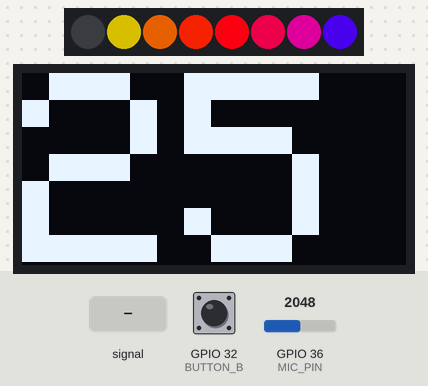
This sketch was run on a simulated ESP32. Shown: 8 RGB LEDs in strip order, left to right, 128×64 one-colour display. The inputs (shaded band) are chosen by the test bench; at power-on: GPIO 36 (MIC_PIN) = 2048, GPIO 32 (BUTTON_B) HIGH. Dim RGB values are drawn brighter than linear; the display library's start-up logo is not drawn; what the sketch prints to the serial monitor is not drawn.

Above: at 2.3 s.
2.4 s: GPIO 36 (MIC_PIN) set to 1075
At 2.58 s:
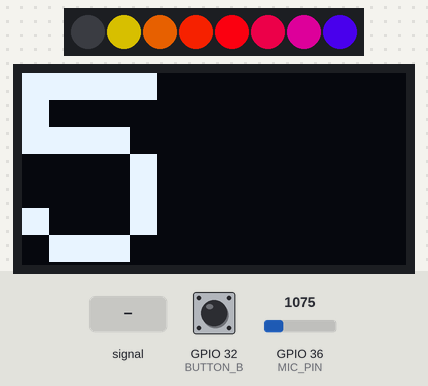
3.9 s: GPIO 36 (MIC_PIN) set to 959
At 4.09 s:
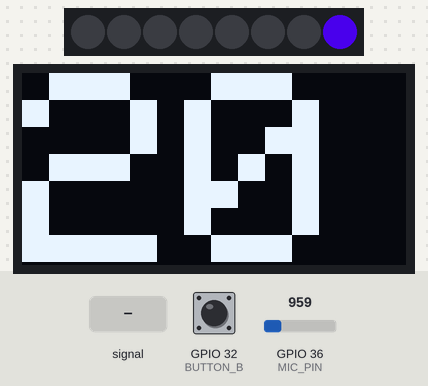
6.9 s: GPIO 36 (MIC_PIN) fed a 200 Hz sine of ±327 counts around its level
At 8.43 s:
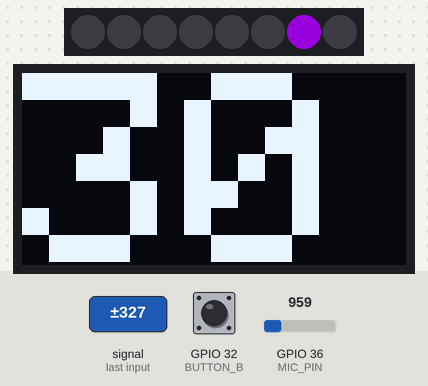
8.8 s: GPIO 36 (MIC_PIN) set to 491
At 11.19 s:
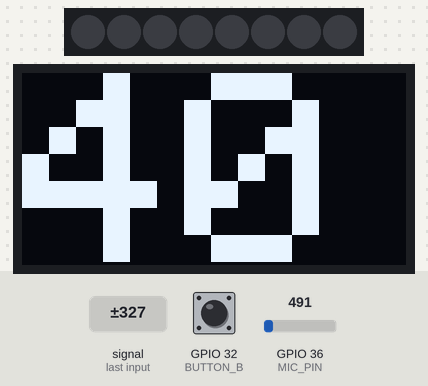
11.8 s: GPIO 32 (BUTTON_B) pulled LOW for 0.15 s
At 12.4 s:
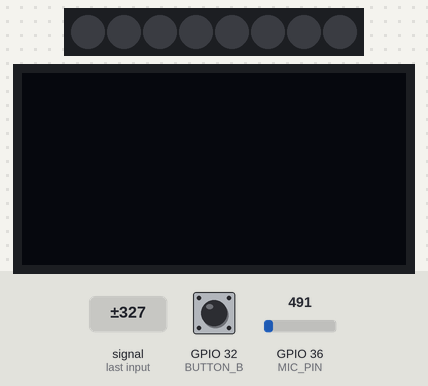
13.4 s: GPIO 32 (BUTTON_B) pulled LOW for 1 s
At 14.57 s:
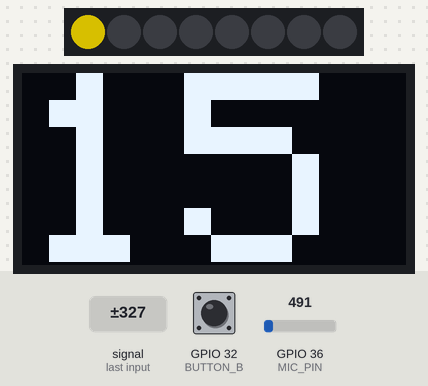
Timing chart, 0 to 16.0 s (numbered marks = the images above; inputs shaded):
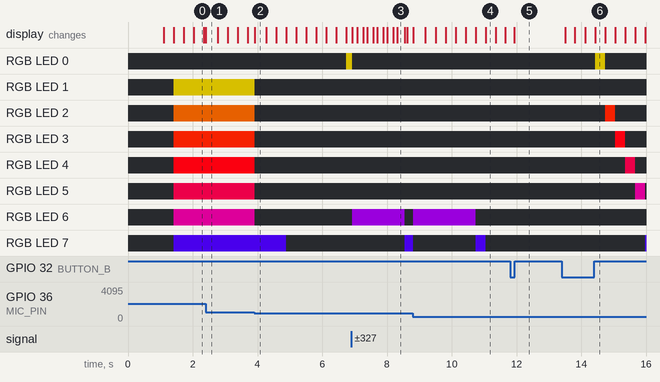

The sketch:

approval-nametag.ino
```cpp
// tynan purdy
// id 3051 interactive studio - fall 2021
// approval nametag

// ------------------------------------------------------------------------------
// SETUP ------------------------------------------------------------------------
// ------------------------------------------------------------------------------

// imports ----------------------------------------------------------------------
#include <SPI.h>
#include <Wire.h>
#include <Adafruit_GFX.h>
#include <Adafruit_SH110X.h>
#include <Adafruit_NeoPixel.h>
// ------------------------------------------------------------------------------

// ir setup (IR was cancelled) --------------------------------------------------
//#define IR_IN   A2
//#define IR_OUT   2
// ------------------------------------------------------------------------------

// mic + led setup (Adafruit AmpliTie) ------------------------------------------
#define N_PIXELS   8  // Number of pixels in strand
#define MIC_PIN   A0  // Microphone is attached to this analog pin
#define LED_PIN   21  // NeoPixel LED strand is connected to this pin
#define SAMPLE_WINDOW   10  // Sample window for average level
#define PEAK_HANG 24 // Time of pause before peak dot falls
#define PEAK_FALL 4 // Rate of falling peak dot
#define INPUT_FLOOR 50 // Lower range of analogRead input
#define INPUT_CEILING 500 // Max range of analogRead input,
                           // the lower the value the more sensitive (1023 = max)

byte peak = 16;      // Peak level of column; used for falling dots
unsigned int sample;

byte dotCount = 0;  //Frame counter for peak dot
byte dotHangCount = 0; //Frame counter for holding peak dot

Adafruit_NeoPixel
    strip = Adafruit_NeoPixel(N_PIXELS, LED_PIN);
// ------------------------------------------------------------------------------

// oled featherwing -------------------------------------------------------------
Adafruit_SH1107 display = Adafruit_SH1107(64, 128, &Wire);
#define BUTTON_A 15
#define BUTTON_B 32
#define BUTTON_C 14
// ------------------------------------------------------------------------------

// global variables -------------------------------------------------------------
int score = 0;         // num points on screen
int limit1 = 200;      // level 1 sound threshold
int limit2 = 500;     // level 2 sound threshold
int limit3 = 500;     // level 3 sound threshold
int sound = 0;         // mic reading container
int lastSound = 0;
int soundState;
int lastSoundState = 0;
int lastSoundDebounceTime = 0;
bool operating = true; // on / off state
// ------------------------------------------------------------------------------

// Arduino Debounce page --------------------------------------------------------
// Variables will change:
int ledState = HIGH;         // the current state of the output pin
int buttonState;             // the current reading from the input pin
int lastButtonState = 1;   // the previous reading from the input pin

// the following variables are unsigned longs because the time, measured in
// milliseconds, will quickly become a bigger number than can be stored in an int.
unsigned long lastDebounceTime = 0;  // the last time the output pin was toggled
unsigned long debounceDelay = 50;    // the debounce time; increase if the output flickers

// ------------------------------------------------------------------------------

// initialize -------------------------------------------------------------------
void setup() {
    Serial.begin(115200);

//    pinMode(IR_IN, INPUT);
//    pinMode(IR_OUT, OUTPUT);
    pinMode(MIC_PIN, INPUT);
    pinMode(LED_PIN, OUTPUT);
    pinMode(BUTTON_B, INPUT);

    strip.begin();
    strip.show();

    display.begin(0x3C, true);
    display.display();
    delay(1000);
    display.clearDisplay();
    display.display();
    display.setRotation(-1);
    display.setTextSize(9);
    display.setTextColor(SH110X_WHITE);
    newScreen(0);
}
// -------------------------------------------------------------------------------

// -------------------------------------------------------------------------------
// MAIN LOOP ---------------------------------------------------------------------
// -------------------------------------------------------------------------------

void loop() {
    if (isOn()) {
        Serial.println(analogRead(MIC_PIN));
        ampLEDtude();
        updateScore(isHighFive());
    }
}

// --------------------------------------------------------------------------------
// HELPER FUNCTIONS ---------------------------------------------------------------
// --------------------------------------------------------------------------------

// manages on/off state and resets score ------------------------------------------
bool isOn() {
    // Arduino Debounce tutorial --------------------------------------------------
    // read the state of the switch into a local variable:
    int reading = digitalRead(BUTTON_B);

    // check to see if you just pressed the button
    // (i.e. the input went from LOW to HIGH), and you've waited long enough
    // since the last press to ignore any noise:

    // If the switch changed, due to noise or pressing:
    if (reading != lastButtonState) {
        // reset the debouncing timer
        lastDebounceTime = millis();
    }

    if ((millis() - lastDebounceTime) > debounceDelay) {
        // whatever the reading is at, it's been there for longer than the debounce
        // delay, so take it as the actual current state:

        // if the button state has changed:
        if (reading != buttonState) {
            buttonState = reading;

            // only toggle the LED if the new button state is HIGH
            if (buttonState == 0) {
                operating = !operating;
            }
        }
    }

    // set the LED:
    // digitalWrite(ledPin, ledState);
    if (!operating) {
        score = 0;
    }
    newScreen(score);

    // save the reading. Next time through the loop, it'll be the lastButtonState:
    lastButtonState = reading;
    // -----------------------------------------------------------------------------
    return operating;
}
// ---------------------------------------------------------------------------------

// detect another nametag (IR cancelled) -------------------------------------------
//bool handshake() {
//    if (digitalRead(IR_IN) > 100) {
//        Serial.println("handshake confirmed");
////        strip.setPixelColor(0, green);
//        strip.show();
//        return true;
//    } else {
//        Serial.println("no handshake");
//        strip.clear();
//        strip.show();
//        return false;
//    }
//}
// ---------------------------------------------------------------------------------

// detect a high-five sound --------------------------------------------------------
int isHighFive() {
    sound = analogRead(MIC_PIN);

    // debounce - if the sound is past it's peak, push it to 0
    if (sound < lastSoundState) {
        sound = 0;
    }

    lastSoundState = sound;

    if (sound < limit1) {
        return 0;
    } else if (sound < limit2) {
        return 1;
    } else if (sound < limit3) {
        return 2;
    } else {
        return 5;
    }
}
// ---------------------------------------------------------------------------------

// update the score displayed on the screen ----------------------------------------
void updateScore(int change) {
    score += change;
    // floor score at -9
    if (score <= -9) {
        score = -9;
    }
    if (score >= 50) {
        score = 0;
    }
    newScreen(score);
}
// ---------------------------------------------------------------------------------

// update the display with a new score ---------------------------------------------
void newScreen(int score_in) {
    display.clearDisplay();
    display.setCursor(0,0);
    if (operating) {
        display.println(score_in);
    }
    display.display();
}
// ---------------------------------------------------------------------------------

// Adafruit VU Meter Baseball Hat --------------------------------------------------
void ampLEDtude() {
    unsigned long startMillis= millis();  // Start of sample window
    float peakToPeak = 0;   // peak-to-peak level

    unsigned int signalMax = 0;
    unsigned int signalMin = 1023;
    unsigned int c, y;

    // collect data for length of sample window (in mS)
    while (millis() - startMillis < SAMPLE_WINDOW)
    {
        sample = analogRead(MIC_PIN);
        if (sample < 1024)  // toss out spurious readings
        {
            if (sample > signalMax)
            {
                signalMax = sample;  // save just the max levels
            }
            else if (sample < signalMin)
            {
                signalMin = sample;  // save just the min levels
            }
        }
    }
    peakToPeak = signalMax - signalMin;  // max - min = peak-peak amplitude

    //Fill the strip with rainbow gradient
    for (int i=strip.numPixels();i>=0;i--) {
        strip.setPixelColor(i,Wheel(map(i,0,strip.numPixels(),30,150)));
    }


    //Scale the input logarithmically instead of linearly
    c = fscale(INPUT_FLOOR, INPUT_CEILING, strip.numPixels(), 0, peakToPeak, 2);

    if(c < peak) {
        peak = c;        // Keep dot on top
        dotHangCount = 0;    // make the dot hang before falling
    }
    if (c <= strip.numPixels()) { // Fill partial column with off pixels
        drawLine(0, -c, strip.Color(0, 0, 0));
    }

    // Set the peak dot to match the rainbow gradient
    y = strip.numPixels() - peak;

    strip.setPixelColor(y-1,Wheel(map(y,0,strip.numPixels(),30,150)));

    strip.show();

    // Frame based peak dot animation
    if(dotHangCount > PEAK_HANG) { //Peak pause length
        if(++dotCount >= PEAK_FALL) { //Fall rate
          peak--;
          dotCount = 0;
        }
    }
    else {
        dotHangCount++;
    }
}

//Used to draw a line between two points of a given color
void drawLine(uint8_t from, uint8_t to, uint32_t c) {
  uint8_t fromTemp;
  if (from > to) {
    fromTemp = from;
    from = to;
    to = fromTemp;
  }
  for(int i=from; i<=to; i++){
    strip.setPixelColor(i, c);
  }
}


float fscale( float originalMin, float originalMax, float newBegin, float
newEnd, float inputValue, float curve){

  float OriginalRange = 0;
  float NewRange = 0;
  float zeroRefCurVal = 0;
  float normalizedCurVal = 0;
  float rangedValue = 0;
  boolean invFlag = 0;


  // condition curve parameter
  // limit range

  if (curve > 10) curve = 10;
  if (curve < -10) curve = -10;

  curve = (curve * -.1) ; // - invert and scale - this seems more intuitive - postive numbers give more weight to high end on output
  curve = pow(10, curve); // convert linear scale into lograthimic exponent for other pow function

  // Check for out of range inputValues
  if (inputValue < originalMin) {
    inputValue = originalMin;
  }
  if (inputValue > originalMax) {
    inputValue = originalMax;
  }

  // Zero Refference the values
  OriginalRange = originalMax - originalMin;

  if (newEnd > newBegin){
    NewRange = newEnd - newBegin;
  }
  else
  {
    NewRange = newBegin - newEnd;
    invFlag = 1;
  }

  zeroRefCurVal = inputValue - originalMin;
  normalizedCurVal  =  zeroRefCurVal / OriginalRange;   // normalize to 0 - 1 float

  // Check for originalMin > originalMax  - the math for all other cases i.e. negative numbers seems to work out fine
  if (originalMin > originalMax ) {
    return 0;
  }

  if (invFlag == 0){
    rangedValue =  (pow(normalizedCurVal, curve) * NewRange) + newBegin;

  }
  else     // invert the ranges
  {
    rangedValue =  newBegin - (pow(normalizedCurVal, curve) * NewRange);
  }

  return rangedValue;
}


// Input a value 0 to 255 to get a color value.
// The colours are a transition r - g - b - back to r.
uint32_t Wheel(byte WheelPos) {
  if(WheelPos < 85) {
    return strip.Color(WheelPos * 3, 255 - WheelPos * 3, 0);
  }
  else if(WheelPos < 170) {
    WheelPos -= 85;
    return strip.Color(255 - WheelPos * 3, 0, WheelPos * 3);
  }
  else {
    WheelPos -= 170;
    return strip.Color(0, WheelPos * 3, 255 - WheelPos * 3);
  }
}
// ---------------------------------------------------------------------------------
```

Measured:
- the behaviour switches between 1024 and 1023 on GPIO 36 (MIC_PIN) (found by bisection; images 1 and 2)
- after the input at 3.9 s, the display: changes at once (image 2)
- after the input at 6.9 s, the display: first changes at once (image 3 shows a later state)
- after the input at 13.4 s, RGB LED 0: off → RGB(135, 120, 0) after 1.0 s, → off 0.31 s later; RGB LED 2: off → RGB(225, 30, 0) after 1.3 s, → off 0.31 s later
